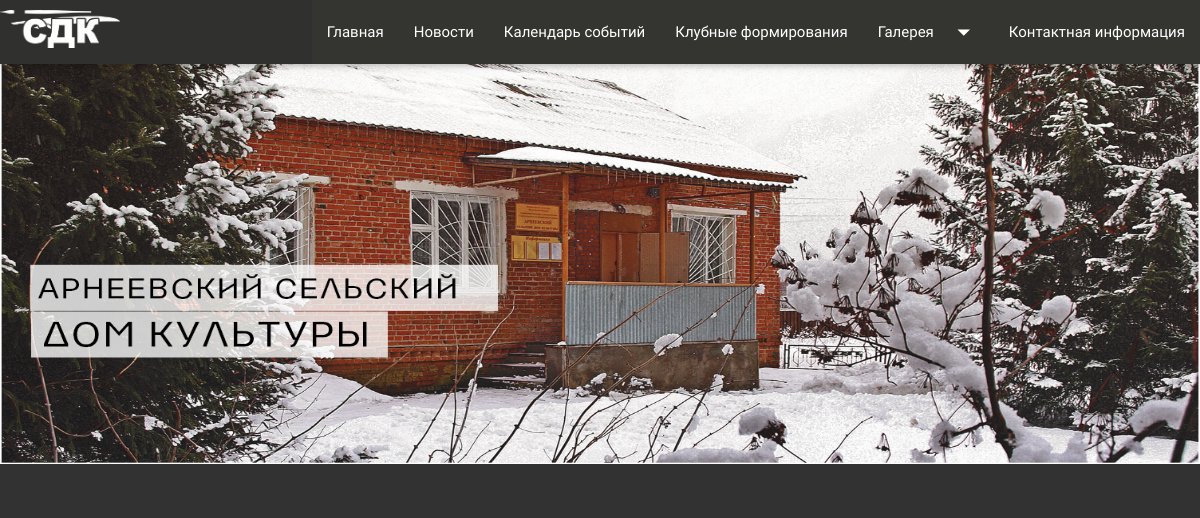
Before: /video/ with the older database file.
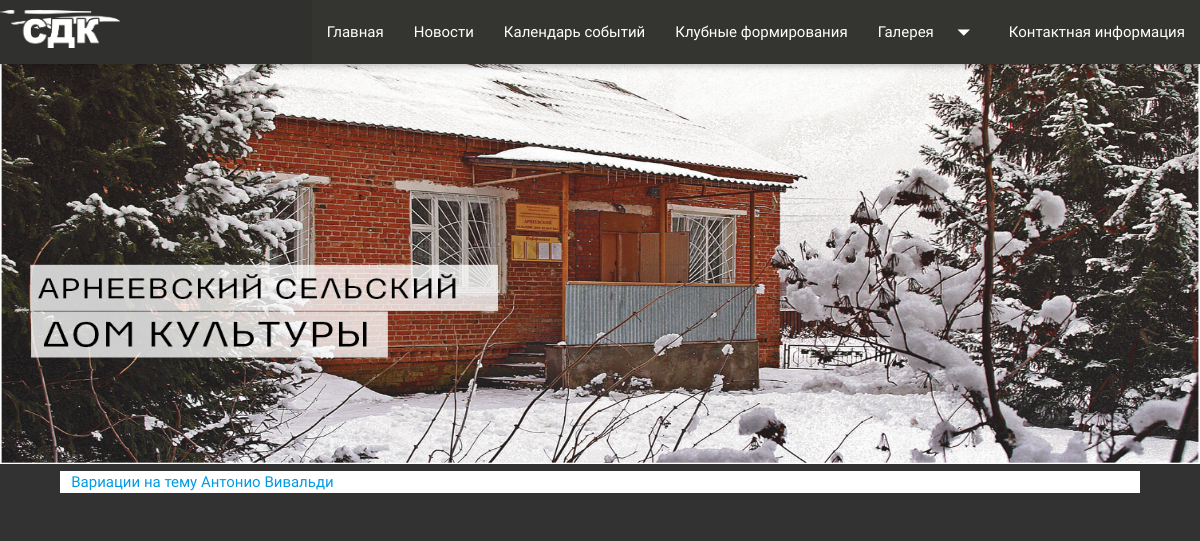
After: the same page with the newer database file.
### core/models.py (models this page shows, shortened)
class Video(models.Model):
    title = models.CharField(max_length=50, blank=True, verbose_name='Название видео')
    url = models.URLField(verbose_name='Ссылка на видео')
    tags = models.ManyToManyField(Tag, blank=True, related_name='videos')

### core/views.py (the view)
class VideoList(ListView):
    model = Video
    template_name = 'core/video_list.html'

### core/templates/core/video_list.html
{% extends 'core/base/base.html' %}
{% block content %}
    {% for video in object_list %}
        <a href="#">{{ video.title }}</a>
    {% endfor %}
{% endblock content %}

### core/templates/core/base/base.html (shortened to what this page needs)
<!DOCTYPE html>
<html lang="en">
<head>
    <link rel="stylesheet" type="text/css" href="{{ STATIC_URL }}core/materialize/css/materialize.min.css">
    <link rel="stylesheet" type="text/css" href="{{ STATIC_URL }}core/css/base.css">
</head>
<body>
<div class="navbar-fixed">
    <nav>
        <div class="nav-wrapper">
          <a href="#"> <img class="img-logo-navbar" src="{{ STATIC_URL }}core/img/SDK.png"></a>
           <ul class="right">
            <li><a href="{% url 'index_view' %}">Главная</a></li>
            <li><a href="{% url 'note_list_view' %}">Новости</a></li>
            <li><a href="#">Календарь событий</a></li>
            <li><a href="{% url 'formation_list_view' %}">Клубные формирования</a></li>
            <li><a class="dropdown-button" href="#" data-activates="dropdown1">Галерея<i class="material-icons right">arrow_drop_down</i></a></li>
            <li><a href="{% url 'contact_information_view' %}">Контактная информация</a></li>
          </ul>
        </div>
    </nav>
</div>
<img class="hi_im_hat" src="{{ STATIC_URL }}core/img/photo.png">
<div class="row">
    <div class="row main_content">
        <div class="col m12">
            {% block content %}
            {% endblock %}
        </div>
    </div>
</div>
</body>
</html>

### core/static/core/css/base.css (style rules this page uses)
body { background-color: #323232; }
.main_content { background-color: #ffffff; width: 90%; }
nav { background-color: #30302e; }
ul li a { background-color: #343431; }
@media (min-width: 992px) { .img-logo-navbar { padding-top: 10px; display: inline-block; max-width: 10%; height: auto; } }
@media (min-width: 992px) { .hi_im_hat { width: 100%; height: 400px } }

Changed rows visible on the page:
added Video: title "Вариации на тему Антонио Вивальди"
